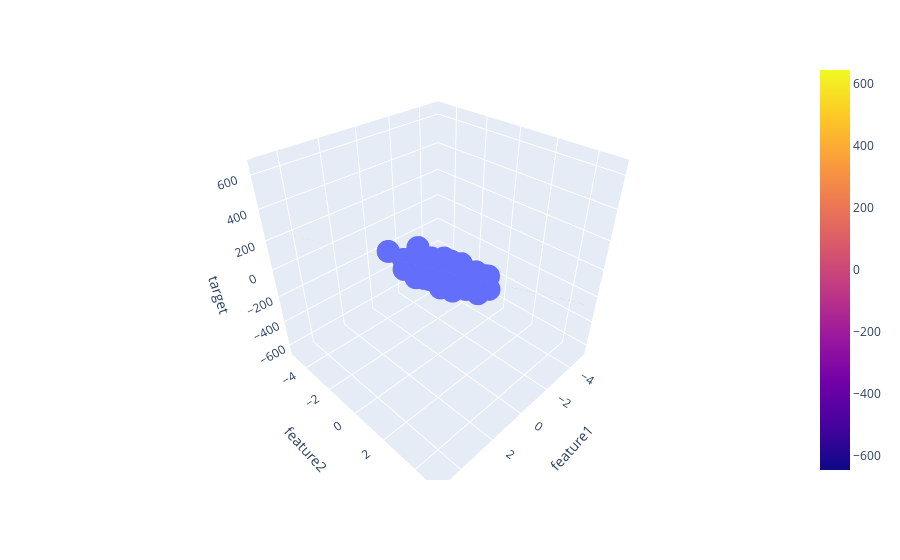

The notebook cell saved with this chart:
### Code cell
fig = px.scatter_3d(df, x='feature1', y='feature2', z='target')

fig.add_trace(go.Surface(x = x, y = y, z =z ))

fig.show()
